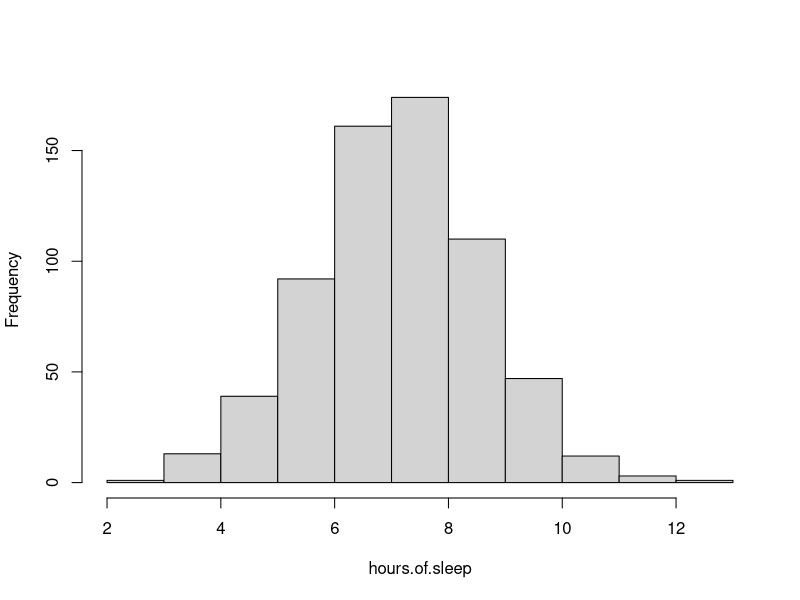
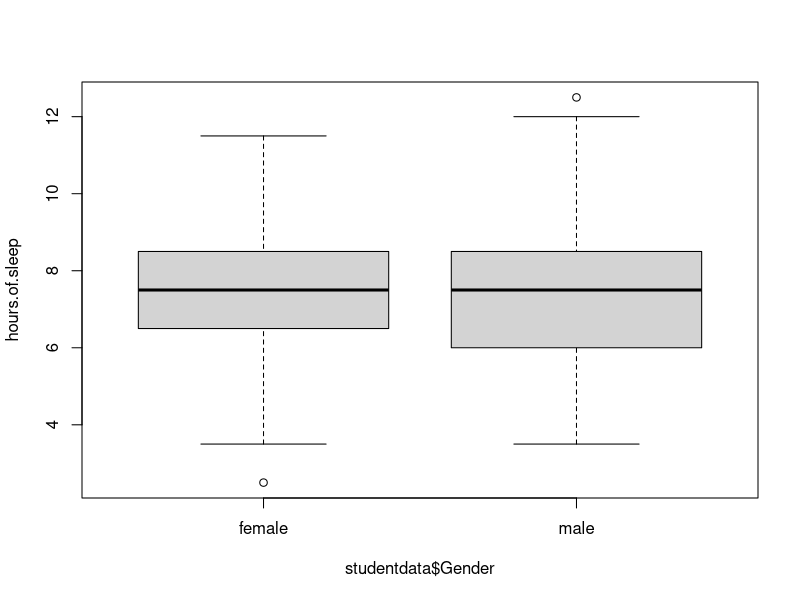
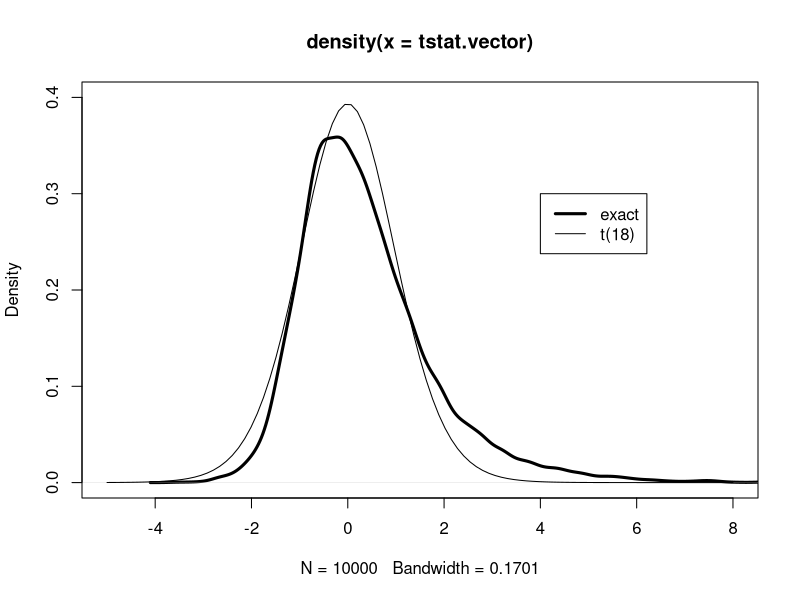

Here is the R script that generated these plots, in order:
library(LearnBayes)
data(studentdata)

head(studentdata)
table(studentdata$Drink)

studentdata$Wakeup
hours.of.sleep <- studentdata$WakeUp - studentdata$ToSleep
summary(hours.of.sleep)
head(hours.of.sleep)
hist(hours.of.sleep, main= "")

boxplot(hours.of.sleep ~ studentdata$Gender)

fit <- lm(hours.of.sleep ~ studentdata$ToSleep)
fit

# calculate the t-stat

x = rnorm(10, mean = 50, sd = 10)
y = rnorm(10, mean = 50, sd = 10)

m = length(x)
n = length(y)

sp = sqrt(((m-1)*sd(x)^2+(n-1)*sd(y)^2)/(m + n -2))
t.stat = sqrt(mean(x)-mean(y))/(sp*sqrt(1/m+1/n))

tstatistic = function(x, y){
	m = length(x)
    n = length(y)

    sp = sqrt(((m-1)*sd(x)^2+(n-1)*sd(y)^2)/(m + n -2))
    t.stat = (mean(x)-mean(y))/(sp*sqrt(1/m+1/n))

    return(t.stat)
}

data.x = c(1,4,3,6,5)
data.y = c(5,4,7,6,10)

mean(data.x)
mean(data.y)

tstatistic(data.x, data.y)

#monte carlo simulation for t-stat, number of rejections/total number

alpha = 0.1; m = 10; n = 10 # sets alpha, m , n
N = 10000                   # sets number of simulations
n.reject = 0 				#counter for number of rejections, start at 0

for(i in 1:N){
	x = rnorm(m, mean = 0, sd = 1) #simulate xs from pop 1
	y = rnorm(n, mean = 0, sd = 1) #simulate xs from pop 2
	t.stat = tstatistic(x,y)       #computes the tstat

	if(abs(t.stat)>qt(1-alpha/2, n + m - 2)) #reject if |T| exceeds critical pt
		n.reject = n.reject + 1
}

true.sig.level = n.reject/N #proportion of rejections
true.sig.level

# Can change things around to do comparisons
# normal pops
x = rnorm(m, mean = 0, sd = 1) 
y = rnorm(n, mean = 0, sd = 1)

#normal pops with zero means and different variance
x = rnorm(m, mean = 0 , sd = 1)
y = rnorm(n, mean = 0, sd = 10)

#T populations
x = rt(m, df = 4)
y = rt(n, df = 4)

#exponential pops
x = rexp(m, rate = 1)
y = rexp(m, rate = 1)

#mixture
x = rnorm(m, mean = 10, sd = 2)
y = rexp(n , rate = 1/10)

m = 10; n = 10 
my.tsimulation = function()
tstatistic(rnorm(m, mean = 10, sd = 2), rexp(n, rate = 1/10))

tstat.vector = replicate(10000, my.tsimulation())
plot(density(tstat.vector), xlim = c(-5, 8), ylim = c(0, .4), lwd = 3)
curve(dt(x, df = 18), add = TRUE)
legend(4, .3, c("exact", "t(18)"), lwd = c(3,1))

binomial.conf.interval = function(y,n){
	z = qnorm(0.95)
	phat = y/n
	se = sqrt(phat*(1-phat)/n)
	return(c(phat-z*se, phat+z*se))
}

?rbinom
y = rbinom(n = 1, size = 20, prob = 0.5)
y

binout = replicate(20, binomial.conf.interval(y, 20))
binout

# chapter 2
